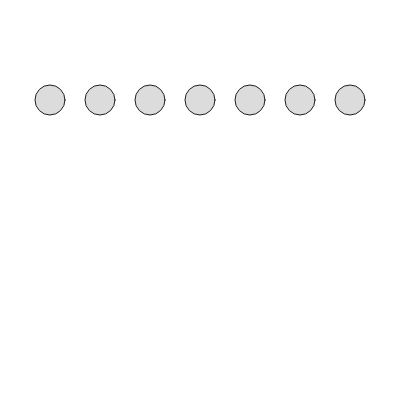
Frame 1 (no input)
Frame 60 (no input): identical to frame 1, image omitted
Frame 120 (the mouse pressed at the canvas centre since frame 60): identical to frame 1, image omitted

The p5.js sketch that drew this single still picture (run headless with seeded random() and noise() and a simulated clock; from frame 60 on, the mouse is pressed at the canvas centre):

// p5.js sketch
// ── sketch.js
function setup() {
  createCanvas(400, 400);
}

function draw() {
  background(255);

  let size = 30;
  
  for(let i = 1; i < 8; i = i + 1){
    stroke(30);
    fill(220); 
    circle(i*50,100,size)
  }
}
